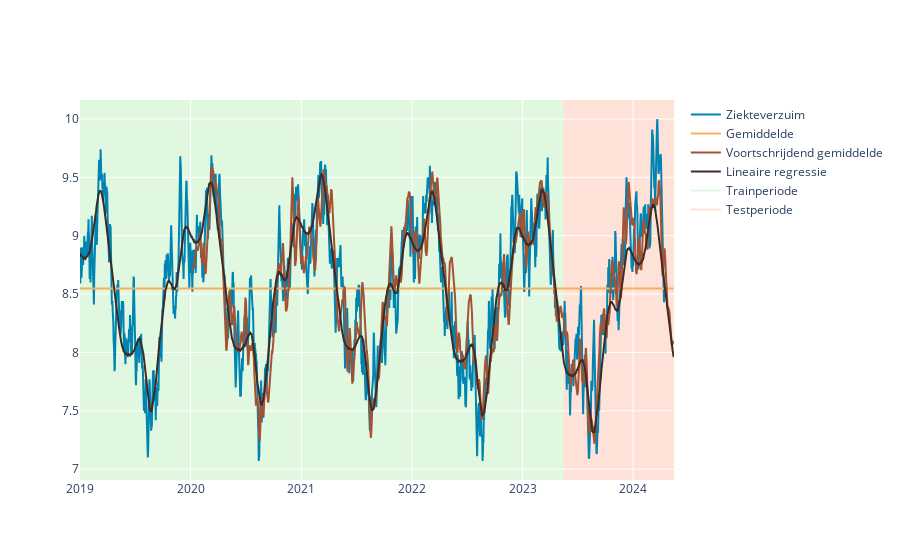

Here is the notebook cell this chart was saved with:
### Code cell
# Stap 5: Optimaliseren van je algoritme

# Generiek voor alle modellen
vanaf_datum_train_periode = '2019-01-01'
tot_datum_train_periode = '2023-05-15'
vanaf_datum_test_periode = '2023-05-15'
tot_datum_test_periode = '2024-05-15'

# Gemiddelde
# - Geen specifieke parameters

# Voortschrijdend_gemiddelde
window_size = 7
shift_period = 365
predict=False

# Lineaire regressie
yearly_seasonality=True
weekly_seasonality=True
transformation='spline'
n_bins=14
strategy= 'uniform'
n_knots= 4
degree= 4

df_evalueer = pas_parameters_toe_en_evalueer(
    df=df,
    onderwerp=onderwerp,
    vanaf_datum_train_periode = vanaf_datum_train_periode,
    tot_datum_train_periode = tot_datum_train_periode,
    vanaf_datum_test_periode = vanaf_datum_test_periode,
    tot_datum_test_periode = tot_datum_test_periode,
    window_size= window_size,
    shift_period = shift_period,
    predict = predict,
    yearly_seasonality = yearly_seasonality,
    weekly_seasonality = weekly_seasonality,
    transformation=transformation, n_bins=n_bins, strategy=strategy, n_knots=n_knots, degree=degree
)

bereken_metrieken(df=df_evalueer, 
                  onderwerp=onderwerp, 
                  start=vanaf_datum_test_periode,
                  end=df_voorspelling.index.max())

### Figure 1 — Plotly figure (JSON) as saved in the notebook; plotly's stock layout.template omitted (floating-point values rounded to 4 significant figures; data arrays with more than 128 entries replaced by an {"elided": "..."} marker saying what was removed)
{"data": [{"line": {"color": "#0084B2"}, "mode": "lines", "name": "Ziekteverzuim", "type": "scatter", "x": {"elided": "1961 str values"}, "y": {"elided": "1961 float values"}}, {"line": {"color": "#F8AF5E"}, "mode": "lines", "name": "Gemiddelde", "type": "scatter", "x": {"elided": "1961 str values"}, "y": {"elided": "1961 float values"}}, {"line": {"color": "#a55233"}, "mode": "lines", "name": "Voortschrijdend gemiddelde", "type": "scatter", "x": {"elided": "1961 str values"}, "y": {"elided": "1961 float values"}}, {"line": {"color": "#402a23"}, "mode": "lines", "name": "Lineaire regressie", "type": "scatter", "x": {"elided": "1961 str values"}, "y": {"elided": "1961 float values"}}, {"line": {"color": "limegreen"}, "mode": "lines", "name": "Trainperiode", "opacity": 0.15, "type": "scatter", "x": [null], "y": [null]}, {"line": {"color": "LightSalmon"}, "mode": "lines", "name": "Testperiode", "opacity": 0.3, "type": "scatter", "x": [null], "y": [null]}], "layout": {"paper_bgcolor": "white", "plot_bgcolor": "white", "shapes": [{"fillcolor": "limegreen", "layer": "below", "line": {"width": 0}, "opacity": 0.15, "type": "rect", "x0": "2019-01-01", "x1": "2023-05-15", "xref": "x", "y0": 0, "y1": 1, "yref": "paper"}, {"fillcolor": "LightSalmon", "layer": "below", "line": {"width": 0}, "opacity": 0.3, "type": "rect", "x0": "2023-05-15", "x1": "2024-05-15", "xref": "x", "y0": 0, "y1": 1, "yref": "paper"}]}}
